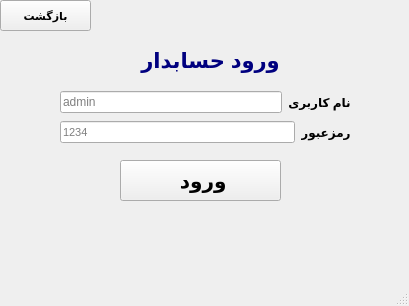
<?xml version="1.0" encoding="UTF-8"?>
<ui version="4.0">
 <class>AcountantEnterWindow</class>
 <widget class="QMainWindow" name="AcountantEnterWindow">
  <property name="geometry">
   <rect>
    <x>0</x>
    <y>0</y>
    <width>409</width>
    <height>306</height>
   </rect>
  </property>
  <property name="windowTitle">
   <string>MainWindow</string>
  </property>
  <widget class="QWidget" name="centralwidget">
   <widget class="QPushButton" name="enter_btn">
    <property name="geometry">
     <rect>
      <x>120</x>
      <y>160</y>
      <width>161</width>
      <height>41</height>
     </rect>
    </property>
    <property name="font">
     <font>
      <family>Arial</family>
      <pointsize>15</pointsize>
      <weight>75</weight>
      <bold>true</bold>
     </font>
    </property>
    <property name="layoutDirection">
     <enum>Qt::LeftToRight</enum>
    </property>
    <property name="text">
     <string> ورود</string>
    </property>
    <property name="icon">
     <iconset>
      <normaloff>../../build-BookStore-Desktop_Qt_5_1_0_MinGW_32bit-Debug/entrance.png</normaloff>../../build-BookStore-Desktop_Qt_5_1_0_MinGW_32bit-Debug/entrance.png</iconset>
    </property>
    <property name="iconSize">
     <size>
      <width>30</width>
      <height>30</height>
     </size>
    </property>
    <property name="shortcut">
     <string/>
    </property>
    <property name="checkable">
     <bool>false</bool>
    </property>
   </widget>
   <widget class="QPushButton" name="back_btn">
    <property name="geometry">
     <rect>
      <x>0</x>
      <y>0</y>
      <width>91</width>
      <height>31</height>
     </rect>
    </property>
    <property name="font">
     <font>
      <family>Arial</family>
      <pointsize>8</pointsize>
      <weight>75</weight>
      <bold>true</bold>
     </font>
    </property>
    <property name="text">
     <string>بازگشت</string>
    </property>
    <property name="icon">
     <iconset>
      <normaloff>../pics/back_1.png</normaloff>../pics/back_1.png</iconset>
    </property>
    <property name="iconSize">
     <size>
      <width>32</width>
      <height>32</height>
     </size>
    </property>
   </widget>
   <widget class="QLabel" name="acountantEnter_label">
    <property name="geometry">
     <rect>
      <x>90</x>
      <y>40</y>
      <width>241</width>
      <height>41</height>
     </rect>
    </property>
    <property name="font">
     <font>
      <family>Arial</family>
      <pointsize>16</pointsize>
      <weight>75</weight>
      <italic>false</italic>
      <bold>true</bold>
      <underline>false</underline>
      <strikeout>false</strikeout>
     </font>
    </property>
    <property name="styleSheet">
     <string notr="true">color: rgb(0, 0, 127);</string>
    </property>
    <property name="text">
     <string>ورود حسابدار</string>
    </property>
    <property name="textFormat">
     <enum>Qt::PlainText</enum>
    </property>
    <property name="scaledContents">
     <bool>true</bool>
    </property>
    <property name="alignment">
     <set>Qt::AlignCenter</set>
    </property>
    <property name="wordWrap">
     <bool>false</bool>
    </property>
    <property name="margin">
     <number>0</number>
    </property>
    <property name="textInteractionFlags">
     <set>Qt::LinksAccessibleByMouse</set>
    </property>
   </widget>
   <widget class="QLabel" name="reply_label">
    <property name="geometry">
     <rect>
      <x>50</x>
      <y>210</y>
      <width>301</width>
      <height>51</height>
     </rect>
    </property>
    <property name="font">
     <font>
      <family>Arial</family>
      <pointsize>10</pointsize>
      <weight>75</weight>
      <bold>true</bold>
     </font>
    </property>
    <property name="styleSheet">
     <string notr="true">color: rgb(170, 0, 0);</string>
    </property>
    <property name="text">
     <string/>
    </property>
    <property name="alignment">
     <set>Qt::AlignCenter</set>
    </property>
   </widget>
   <widget class="QWidget" name="">
    <property name="geometry">
     <rect>
      <x>60</x>
      <y>90</y>
      <width>291</width>
      <height>54</height>
     </rect>
    </property>
    <layout class="QVBoxLayout" name="verticalLayout">
     <item>
      <layout class="QHBoxLayout" name="horizontalLayout">
       <item>
        <widget class="QLineEdit" name="username_lineEdit">
         <property name="font">
          <font>
           <family>Arial</family>
          </font>
         </property>
         <property name="placeholderText">
          <string>admin</string>
         </property>
        </widget>
       </item>
       <item>
        <widget class="QLabel" name="username_label">
         <property name="font">
          <font>
           <family>Arial</family>
           <weight>75</weight>
           <bold>true</bold>
          </font>
         </property>
         <property name="styleSheet">
          <string notr="true">color: rgb(0, 0, 0);</string>
         </property>
         <property name="text">
          <string>نام کاربری</string>
         </property>
         <property name="alignment">
          <set>Qt::AlignCenter</set>
         </property>
        </widget>
       </item>
      </layout>
     </item>
     <item>
      <layout class="QHBoxLayout" name="horizontalLayout_2">
       <item>
        <widget class="QLineEdit" name="password_lineEdit">
         <property name="font">
          <font>
           <family>Arial</family>
           <pointsize>8</pointsize>
          </font>
         </property>
         <property name="placeholderText">
          <string>1234</string>
         </property>
        </widget>
       </item>
       <item>
        <widget class="QLabel" name="password_label">
         <property name="font">
          <font>
           <family>Arial</family>
           <weight>75</weight>
           <bold>true</bold>
          </font>
         </property>
         <property name="styleSheet">
          <string notr="true">color: rgb(0, 0, 0);</string>
         </property>
         <property name="text">
          <string>رمزعبور</string>
         </property>
         <property name="alignment">
          <set>Qt::AlignCenter</set>
         </property>
        </widget>
       </item>
      </layout>
     </item>
    </layout>
   </widget>
   <zorder>layoutWidget</zorder>
   <zorder>enter_btn</zorder>
   <zorder>back_btn</zorder>
   <zorder>acountantEnter_label</zorder>
   <zorder>graphicsView</zorder>
   <zorder>graphicsView</zorder>
   <zorder>layoutWidget_2</zorder>
   <zorder>reply_label</zorder>
  </widget>
  <widget class="QMenuBar" name="menubar">
   <property name="geometry">
    <rect>
     <x>0</x>
     <y>0</y>
     <width>409</width>
     <height>21</height>
    </rect>
   </property>
  </widget>
  <widget class="QStatusBar" name="statusbar"/>
 </widget>
 <resources/>
 <connections/>
</ui>
